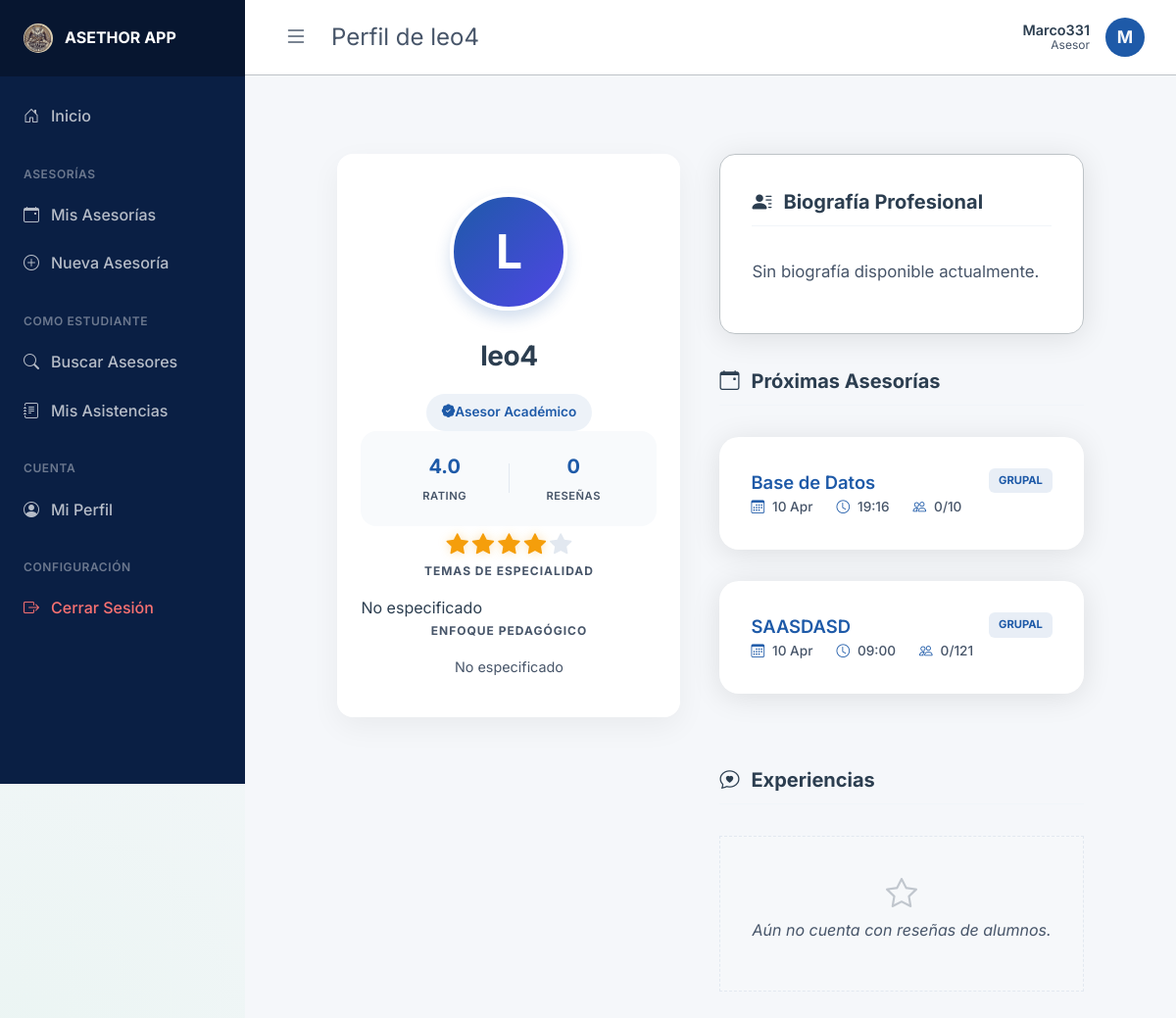
/asesor/6 (signed in), run on the app's committed database.
### app/models.py (models this page shows, shortened)
class Profile(db.Model):
    id = db.Column(db.Integer, primary_key=True)
    user_id = db.Column(db.Integer, db.ForeignKey('user.id'), nullable=False)
    full_name = db.Column(db.String(100), nullable=True)
    bio = db.Column(db.Text, nullable=True)
    strengths = db.Column(db.String(200), nullable=True) # e.g. "matemáticas, programación"
    focus_areas = db.Column(db.String(200), nullable=True) # e.g. "álgebra, base de datos sql"
    rating_avg = db.Column(db.Float, default=0.0) # Calculated average for Asesores

class User(db.Model, UserMixin):
    id = db.Column(db.Integer, primary_key=True)
    username = db.Column(db.String(20), unique=True, nullable=False)
    password_hash = db.Column(db.String(60), nullable=False)
    role = db.Column(db.String(20), nullable=False, default='Estudiante') # Super-Admin, Admin, Asesor, Estudiante
    profile = db.relationship('Profile', backref='user', uselist=False, cascade='all, delete-orphan')
    sessions_given = db.relationship('TutoringSession', backref='asesor', cascade='all, delete-orphan')
    reviews_received = db.relationship('Review', foreign_keys='Review.asesor_id', backref='asesor_reviewed', cascade='all, delete-orphan')
    enrollments = db.relationship('Enrollment', backref='student', cascade='all, delete-orphan')
    reviews_given = db.relationship('Review', foreign_keys='Review.student_id', backref='student_reviewer', cascade='all, delete-orphan')

class TutoringSession(db.Model):
    id = db.Column(db.Integer, primary_key=True)
    asesor_id = db.Column(db.Integer, db.ForeignKey('user.id'), nullable=False)
    topic = db.Column(db.String(100), nullable=False)
    description = db.Column(db.Text, nullable=False)
    date = db.Column(db.Date, nullable=False)
    start_time = db.Column(db.Time, nullable=False)
    end_time = db.Column(db.Time, nullable=False)
    session_type = db.Column(db.String(20), nullable=False, default='Individual') # Individual, Grupal
    capacity = db.Column(db.Integer, default=1)
    enrollments = db.relationship('Enrollment', backref='session', cascade='all, delete-orphan')
    reviews = db.relationship('Review', foreign_keys='Review.session_id', backref='session_reviewed', cascade='all, delete-orphan')

### app/routes/main.py (the view)
@main.route('/asesor/<int:asesor_id>')
def asesor_profile(asesor_id):
    asesor = User.query.get_or_404(asesor_id)
    if asesor.role != 'Asesor':
        abort(404)
    active_sessions = TutoringSession.query.filter_by(asesor_id=asesor_id).order_by(TutoringSession.date.desc()).all()
    reviews = Review.query.filter_by(asesor_id=asesor_id).order_by(Review.created_at.desc()).all()
    return render_template('main/asesor_profile.html', title=f'Perfil de {asesor.profile.full_name or asesor.username}', asesor=asesor, sessions=active_sessions, reviews=reviews)

### app/templates/main/asesor_profile.html (shortened to what this page needs)
{% extends 'base.html' %}
{% block content %}
<div class="profile-grid">
    <div class="profile-sidebar">
        <div class="glass card profile-sidebar-card p-4">
            <div class="avatar-large mb-4">{{ asesor.username[0]|upper }}</div>
            <h2 class="advisor-name mb-2">{{ asesor.profile.full_name or asesor.username }}</h2>
            <span class="role-badge mb-4"><i class="bi bi-patch-check-fill me-1"></i>Asesor Académico</span>
            <div class="profile-stat-box-modern mb-4">
                <div class="stat-item-modern">
                    <span class="stat-value-modern">{{ asesor.profile.rating_avg or 0 }}</span>
                    <span class="stat-label-modern">Rating</span>
                </div>
                <div class="stat-item-modern">
                    <span class="stat-value-modern">{{ reviews|length }}</span>
                    <span class="stat-label-modern">Reseñas</span>
                </div>
            </div>
            <div class="star-rating-modern mb-4">
                {% set rating = asesor.profile.rating_avg or 0 %}
                {% for i in range(5) %}
                    <i class="bi bi-star-fill {% if i < rating %}filled{% endif %}"></i>
                {% endfor %}
            </div>
            <div class="sidebar-info-sections">
                <div class="info-section mb-4">
                    <h6 class="info-title mb-2">Temas de Especialidad</h6>
                    <div class="tags-container">
                        {% if asesor.profile.strengths %}
                            {% for strength in asesor.profile.strengths.split(',') %}
                                <span class="tag-item">{{ strength.strip() }}</span>
                            {% endfor %}
                        {% else %}
                            <span class="text-muted small">No especificado</span>
                        {% endif %}
                    </div>
                </div>
                <div class="info-section">
                    <h6 class="info-title mb-2">Enfoque Pedagógico</h6>
                    <p class="focus-text">{{ asesor.profile.focus_areas or 'No especificado' }}</p>
                </div>
            </div>
        </div>
    </div>
    <div class="profile-main-content">
        <div class="glass card p-4 mb-4 bio-card">
            <h4 class="section-header mb-3">
                <i class="bi bi-person-lines-fill"></i> Biografía Profesional
            </h4>
            <p class="bio-text">{{ asesor.profile.bio or 'Sin biografía disponible actualmente.' }}</p>
        </div>
        <div class="content-dual-grid-modern">
            <div class="sessions-column">
                <h4 class="section-header mb-4">
                    <i class="bi bi-calendar-event"></i> Próximas Asesorías
                </h4>
                {% if sessions %}
                <div class="sessions-list">
                    {% for session in sessions %}
                    <div class="glass card p-4 mb-3 session-card-modern">
                        <div class="session-card-header mb-3">
                            <h5 class="session-topic">{{ session.topic }}</h5>
                            <span class="session-type-pill">{{ session.session_type }}</span>
                        </div>
                        <div class="session-details-row mb-4">
                            <div class="detail-pill">
                                <i class="bi bi-calendar3"></i>
                                <span>{{ session.date.strftime('%d %b') }}</span>
                            </div>
                            <div class="detail-pill">
                                <i class="bi bi-clock"></i>
                                <span>{{ session.start_time.strftime('%H:%M') }}</span>
                            </div>
                            <div class="detail-pill">
                                <i class="bi bi-people"></i>
                                <span>{{ session.enrollments|length }}/{{ session.capacity }}</span>
                            </div>
                        </div>
                    </div>
                    {% endfor %}
                </div>
                {% else %}
                <div class="empty-state card p-5">
                    <i class="bi bi-calendar-x mb-2" style="font-size: 2rem; opacity: 0.3;"></i>
                    <p class="mb-0">No hay asesorías programadas en este momento.</p>
                </div>
                {% endif %}
            </div>
            <div class="reviews-column">
                <h4 class="section-header mb-4">
                    <i class="bi bi-chat-heart"></i> Experiencias
                </h4>
                {% if reviews %}
                <div class="reviews-container-modern">
                    {% for review in reviews %}
                    <div class="review-card-modern mb-3">
                        <div class="review-header mb-2">
                            <div class="reviewer-info">
                                <div class="reviewer-avatar">{{ review.student_reviewer.username[0]|upper }}</div>
                                <span class="reviewer-name">{{ review.student_reviewer.username }}</span>
                            </div>
                            <div class="review-rating">
                                <i class="bi bi-star-fill"></i>
                                <span>{{ review.rating }}</span>
                            </div>
                        </div>
                        <p class="review-comment">"{{ review.comment or 'Excelente asesoría.'|truncate(120) }}"</p>
                    </div>
                    {% endfor %}
                </div>
                {% else %}
                <div class="empty-state card p-5">
                    <i class="bi bi-star mb-2" style="font-size: 2rem; opacity: 0.3;"></i>
                    <p class="mb-0">Aún no cuenta con reseñas de alumnos.</p>
                </div>
                {% endif %}
            </div>
        </div>
    </div>
</div>
{% endblock %}

### app/templates/base.html (shortened to what this page needs)
<!DOCTYPE html>
<html lang="es">
<head>
    <link rel="stylesheet" href="{{ url_for('static', filename='css/style.css') }}">
    <link rel="stylesheet" href="https://cdn.jsdelivr.net/npm/bootstrap-icons@1.11.3/font/bootstrap-icons.min.css">
</head>
<body>
    {% if current_user.is_authenticated %}
    <div class="app-wrapper">
        <aside id="sidebar" class="sidebar">
            <div class="sidebar-header">
                <img src="{{ url_for('static', filename='img/logo.jpg') }}" alt="Logo" style="height: 30px; width: 30px; object-fit: cover; border-radius: 50%;">
                <span style="font-weight: 700;">ASETHOR APP</span>
            </div>
            <nav class="sidebar-nav">
                {% if current_user.role != 'Estudiante' %}
                    <a href="{{ url_for('main.home') }}" class="sidebar-link">
                        <i class="bi bi-house-door"></i> Inicio
                    </a>
                {% endif %}
                {% if current_user.role == 'Super-Admin' or current_user.role == 'Admin' %}
                    <div class="sidebar-section">Administración</div>
                    <a href="{{ url_for('admin.dashboard') }}" class="sidebar-link">
                        <i class="bi bi-speedometer2"></i> Panel Admin
                    </a>
                    <a href="{{ url_for('admin.create_user') }}" class="sidebar-link">
                        <i class="bi bi-person-plus"></i> Crear Usuario
                    </a>
                {% elif current_user.role == 'Asesor' %}
                    <div class="sidebar-section">Asesorías</div>
                    <a href="{{ url_for('asesor.sessions') }}" class="sidebar-link">
                        <i class="bi bi-calendar-event"></i> Mis Asesorías
                    </a>
                    <a href="{{ url_for('asesor.new_session') }}" class="sidebar-link">
                        <i class="bi bi-plus-circle"></i> Nueva Asesoría
                    </a>
                    <div class="sidebar-section">Como Estudiante</div>
                    <a href="{{ url_for('estudiante.search') }}" class="sidebar-link">
                        <i class="bi bi-search"></i> Buscar Asesores
                    </a>
                    <a href="{{ url_for('estudiante.my_sessions') }}" class="sidebar-link">
                        <i class="bi bi-journal-text"></i> Mis Asistencias
                    </a>
                    <div class="sidebar-section">Cuenta</div>
                    <a href="{{ url_for('asesor.profile') }}" class="sidebar-link">
                        <i class="bi bi-person-circle"></i> Mi Perfil
                    </a>
                {% endif %}
                <div class="sidebar-section">Configuración</div>
                <a href="{{ url_for('auth.logout') }}" class="sidebar-link" style="color: #f87171;">
                    <i class="bi bi-box-arrow-right"></i> Cerrar Sesión
                </a>
            </nav>
        </aside>
        <main class="main-wrapper">
            <header class="topbar">
                <div class="d-flex align-center gap-1">
                    <button id="sidebarToggle" class="btn-toggle">
                        <i class="bi bi-list"></i>
                    </button>
                    <div class="topbar-title">{% if title %}{{ title }}{% else %}Inicio{% endif %}</div>
                </div>
                <div class="topbar-profile">
                    <div style="text-align: right; line-height: 1.2;">
                        <div style="font-weight: 600; color: var(--text-primary); font-size: 0.9rem;">{{ current_user.profile.full_name or current_user.username }}</div>
                        <div style="font-size: 0.75rem; color: var(--text-secondary);">{{ current_user.role }}</div>
                    </div>
                    <div class="avatar">{{ current_user.username[0]|upper }}</div>
                </div>
            </header>
            <div class="container" style="padding: 2rem;">
    {% endif %}
        {% block content %}{% endblock %}
    {% if current_user.is_authenticated %}
            </div>
        </main>
    </div>
    {% else %}
    </main>
    {% endif %}
</body>
</html>

### data on the page
Profile: profile "Marco331"
User: role "Asesor", username "M"
User: username "L"
Profile: profile "leo4", profile "4.0", profile "No especificado", profile "Sin biografía disponible actualmente."
TutoringSession: topic "Base de Datos", session_type "GRUPAL", date "10 Apr", start_time "19:16", enrollments|length "0", capacity "10"
TutoringSession: topic "SAASDASD", session_type "GRUPAL", date "10 Apr", start_time "09:00", enrollments|length "0", capacity "121"

### other printed values
{{ title }} "Perfil de leo4"
{{ reviews|length }} "0"
